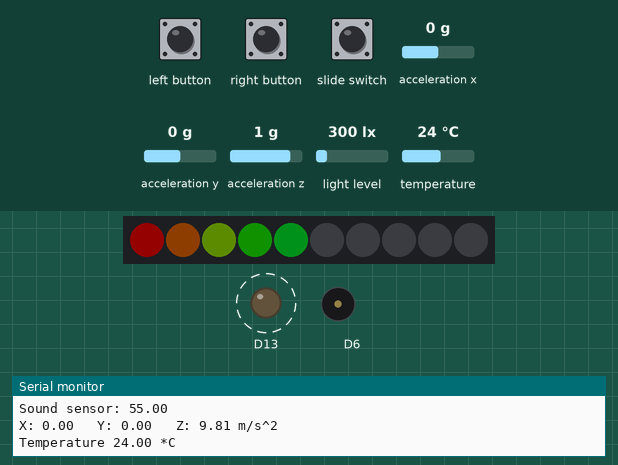
A sketch run on a simulated Adafruit Circuit Playground Express. Shown: 10 RGB LEDs in strip order, left to right, output pins drawn as LEDs (lit = HIGH), buzzer (waves = sounding), the last lines printed to the serial monitor. Dashed ring = blinking. The test bench sets the inputs (shaded band); at power-on: acceleration x 0 g, acceleration y 0 g, acceleration z 1 g, light level 300 lx, temperature 24 °C. Dim RGB values are drawn brighter than linear.

Above: at 1.2 s.
1.3 s: slide switch set LOW
At 1.6 s:
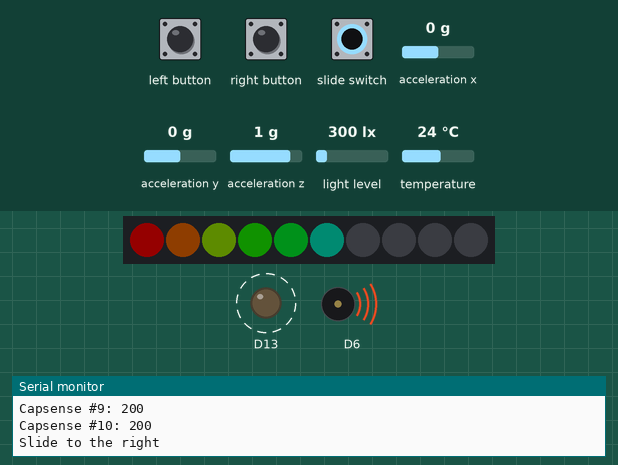
At 2.23 s:
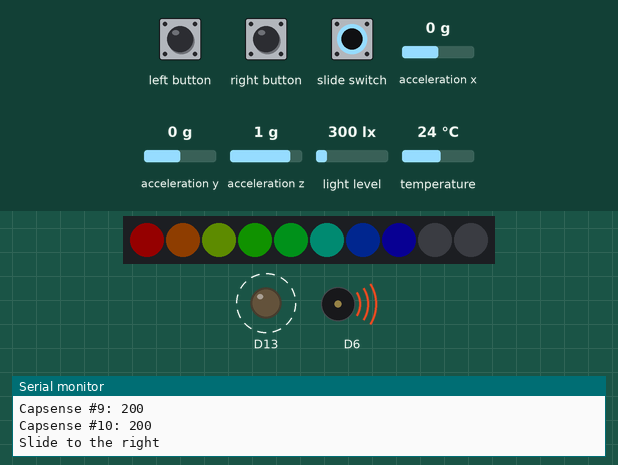
3.3 s: left button pressed for 0.25 s
5.5 s: slide switch set HIGH
At 5.82 s:
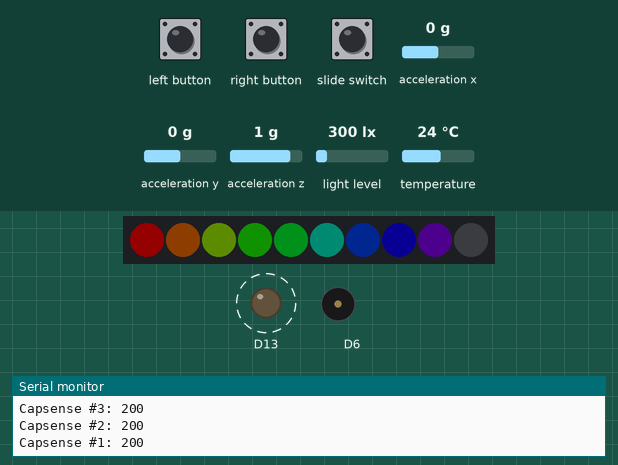
8.5 s: right button pressed for 0.25 s
11.7 s: left button pressed for 0.25 s
13.4 s: slide switch pulsed LOW 2 times (0.12 s each, 0.3 s apart)
At 14.13 s:
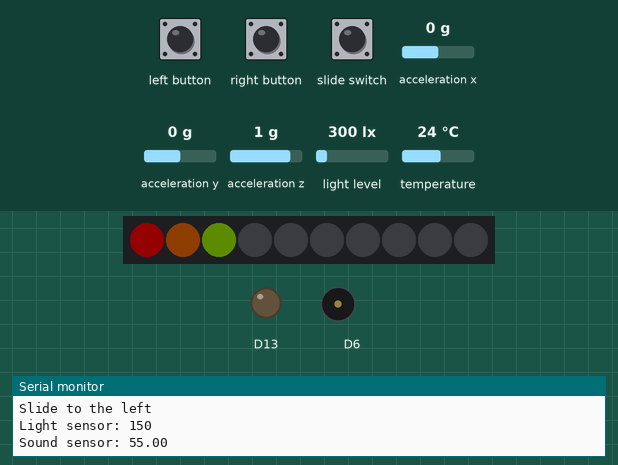
Timing chart, 0 to 18.0 s (numbered marks = the images above; inputs shaded):
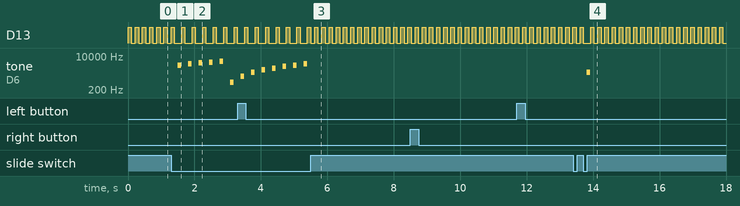

Measured:
- after the input at 1.3 s, D13: alternates HIGH for 0.10 s and LOW for 0.22 s, starting after 0.31 s; tone on D6: plays 3500 Hz for 0.10 s, 4000 Hz for 0.10 s, 4500 Hz for 0.10 s, 5000 Hz for 0.10 s, 5500 Hz for 0.10 s, 500 Hz for 0.10 s, starting after 0.20 s
- after the input at 5.5 s, D13: alternates HIGH for 0.10 s and LOW for 0.12 s, starting after 0.12 s; tone on D6: stops changing and stays silent
- after the input at 13.4 s, tone on D6: silent → 1500 Hz after 0.41 s, → silent 0.10 s later
- by itself, D13: alternates HIGH for 0.10 s and LOW for 0.12 s

The sketch:

sensors_demo.ino
```cpp
// Demo program for testing library and board - flip the switch to turn on/off buzzer

#include <Adafruit_CircuitPlayground.h>

// we light one pixel at a time, this is our counter
uint8_t pixeln = 0;

void setup() {
  //while (!Serial);
  Serial.begin(9600);
  Serial.println("Circuit Playground test!");

  CircuitPlayground.begin();
}


void loop() {
  // test Red #13 LED
  CircuitPlayground.redLED(HIGH);
  delay(100);
  CircuitPlayground.redLED(LOW);
  delay(100);

  /************* TEST CAPTOUCH */
  Serial.print("Capsense #3: "); Serial.println(CircuitPlayground.readCap(3));
  Serial.print("Capsense #2: "); Serial.println(CircuitPlayground.readCap(2));
  if (! CircuitPlayground.isExpress()) {  // CPX does not have this captouch pin
    Serial.print("Capsense #0: "); Serial.println(CircuitPlayground.readCap(0));
  }
  Serial.print("Capsense #1: "); Serial.println(CircuitPlayground.readCap(1));
  Serial.print("Capsense #12: "); Serial.println(CircuitPlayground.readCap(12));
  Serial.print("Capsense #6: "); Serial.println(CircuitPlayground.readCap(6));
  Serial.print("Capsense #9: "); Serial.println(CircuitPlayground.readCap(9));
  Serial.print("Capsense #10: "); Serial.println(CircuitPlayground.readCap(10));

  /************* TEST SLIDE SWITCH */
  if (CircuitPlayground.slideSwitch()) {
    Serial.println("Slide to the left");
  } else {
    Serial.println("Slide to the right");
    CircuitPlayground.playTone(500 + pixeln * 500, 100);
  }

  /************* TEST 10 NEOPIXELS */
  CircuitPlayground.setPixelColor(pixeln++, CircuitPlayground.colorWheel(25 * pixeln));
  if (pixeln == 11) {
    pixeln = 0;
    CircuitPlayground.clearPixels();
  }

  /************* TEST BOTH BUTTONS */
  if (CircuitPlayground.leftButton()) {
    Serial.println("Left button pressed!");
  }
  if (CircuitPlayground.rightButton()) {
    Serial.println("Right button pressed!");
  }

  /************* TEST LIGHT SENSOR */
  Serial.print("Light sensor: ");
  Serial.println(CircuitPlayground.lightSensor());

  /************* TEST SOUND SENSOR */
  Serial.print("Sound sensor: ");
  Serial.println(CircuitPlayground.mic.soundPressureLevel(10));

  /************* TEST ACCEL */
  // Display the results (acceleration is measured in m/s*s)
  Serial.print("X: "); Serial.print(CircuitPlayground.motionX());
  Serial.print(" \tY: "); Serial.print(CircuitPlayground.motionY());
  Serial.print(" \tZ: "); Serial.print(CircuitPlayground.motionZ());
  Serial.println(" m/s^2");

  /************* TEST THERMISTOR */
  Serial.print("Temperature ");
  Serial.print(CircuitPlayground.temperature());
  Serial.println(" *C");
}
```
